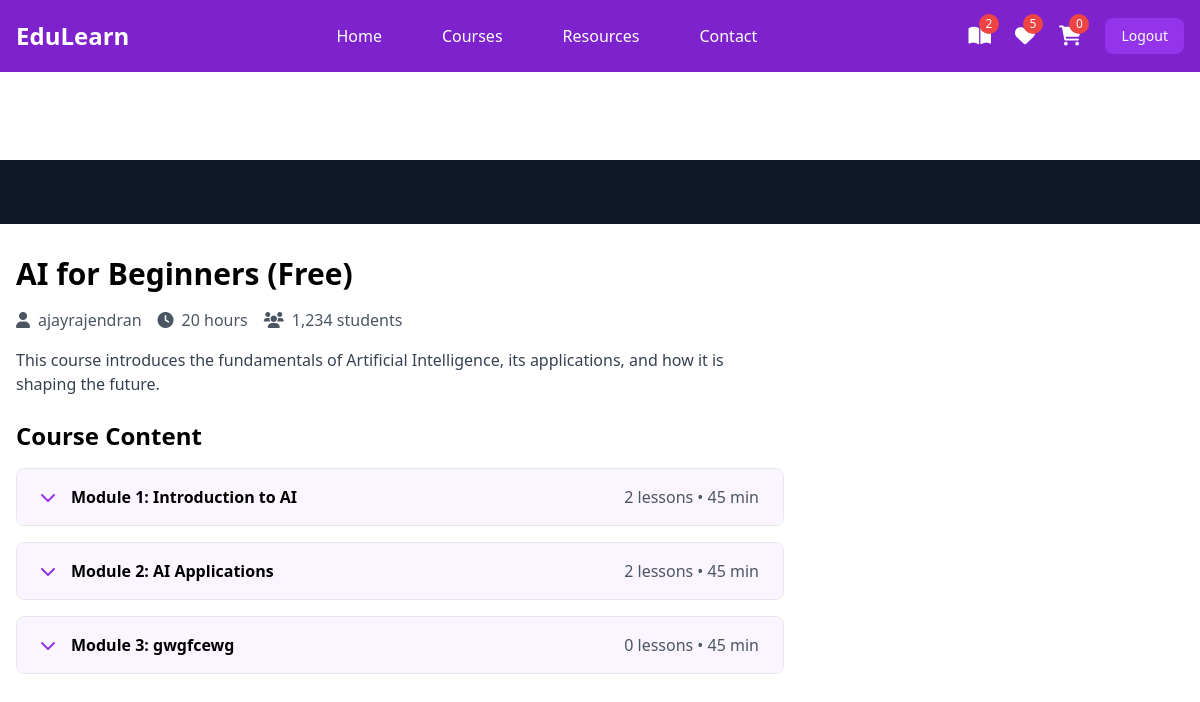
The page /courses/5/watch/ (signed in) on the database its author committed.
### instructor/models.py (models this page shows, shortened)
class User(AbstractUser):
    ROLE_CHOICES =(
        ("instructor","Instructor"),
        ("student","Student")
    )
    role=models.CharField(max_length=20,choices=ROLE_CHOICES,default="student")

class Course(models.Model):
    title=models.CharField(max_length=200)
    description=models.TextField()
    price=models.DecimalField(decimal_places=2,max_digits=7)
    owner=models.ForeignKey(User,on_delete=models.SET_NULL,related_name="courses",null=True)
    is_free=models.BooleanField(default=False)
    picture=models.ImageField(upload_to="courseimages",null=True,blank=True,default="courseimages/default.png")
    thumbnail=EmbedVideoField()
    category_objects=models.ManyToManyField(Category)
    created_at=models.DateTimeField(auto_now_add=True)
    updated_at=models.DateTimeField(auto_now=True)

class Module(models.Model):
    title=models.CharField(max_length=200)
    course_object=models.ForeignKey(Course,on_delete=models.CASCADE,related_name="modules")
    order=models.PositiveIntegerField()

### student/views.py (the view)
# urls.py: path('courses/<int:pk>/watch/',views.LessonDetailView.as_view(),name="lesson-detail"),
@method_decorator(signin_required,name="dispatch")
class LessonDetailView(View):
    def get(self,request,*args,**kwargs):
        course_id=kwargs.get("pk")
        course_instance=Course.objects.get(id=course_id)
        purchased_courses=request.user.purchase.filter(is_paid=True).values_list("course_objects",flat=True)
        if course_instance.id not in purchased_courses:
            return redirect("student-index")
        if "module" in request.GET:
            module_id=request.GET.get("module")
        else:
            module_id=course_instance.modules.first().id
        module_instance=Module.objects.get(id=module_id,course_object=course_instance)
        lesson_id=request.GET.get("lesson") if "lesson" in request.GET else module_instance.lessons.first().id
        lesson_instance=Lesson.objects.get(id=lesson_id,module_object=module_instance)
        return render(request,"lesson_detail.html",{"course":course_instance,"lesson":lesson_instance})

### student/context_processors.py (called while the page is built)
def course_context(request):
    count=0
    if request.user.is_authenticated:
        orders=request.user.purchase.filter(is_paid=True)
        count=len([c for o in orders for c in o.course_objects.all()])
    return {"count":count}

### student/templates/lesson_detail.html (shortened to what this page needs)
{%extends 'base.html'%}
{% load embed_video_tags %}
{%block main_block%}
<div class="pt-20">
    <div class="bg-gray-900 w-full">
        <div class="max-w-screen-xl mx-auto px-4 py-8">
        </div>
    </div>
    <div class="max-w-screen-xl mx-auto px-4 py-8 grid grid-cols-1 lg:grid-cols-3 gap-8">
        <div class="lg:col-span-2">
            <h1 class="text-3xl font-bold mb-4">{{course.title}}</h1>
            <div class="flex items-center mb-4 text-gray-600">
                <span class="mr-4"><i class="fas fa-user mr-2"></i>{{course.owner}}</span>
                <span class="mr-4"><i class="fas fa-clock mr-2"></i>20 hours</span>
                <span><i class="fas fa-users mr-2"></i>1,234 students</span>
            </div>
            <p class="text-gray-700 mb-6">{{course.description}}</p>
            <div class="space-y-4">
                <h2 class="text-2xl font-bold mb-4">Course Content</h2>
                {%for module in course.modules.all%}
                <div class="border rounded-lg overflow-hidden">
                    <button class="w-full px-6 py-4 bg-purple-50 hover:bg-purple-100 flex items-center justify-between" onclick="toggleModule('module{{forloop.counter}}')">
                        <div class="flex items-center">
                            <i class="fas fa-chevron-down mr-4 text-purple-600"></i>
                            <span class="font-semibold">Module {{module.order}}: {{module.title}}</span>
                        </div>
                        <span class="text-gray-600">{{module.lessons.all.count}} lessons • 45 min</span>
                    </button>
                </div>
                {%endfor%}
            </div>
        </div>
    </div>
 </div>
{%endblock%}

### student/templates/base.html (shortened to what this page needs)
<!DOCTYPE html>
<html lang="en">
<head>
    <script src="https://cdn.tailwindcss.com"></script>
    <link href="https://cdnjs.cloudflare.com/ajax/libs/font-awesome/6.0.0/css/all.min.css" rel="stylesheet">
</head>
<body>
    <nav class="bg-purple-700 fixed w-full z-20 top-0 left-0">
        <div class="max-w-screen-xl flex flex-wrap items-center justify-between mx-auto p-4">
            <a href="#" class="flex items-center">
                <span class="self-center text-2xl font-semibold text-white">EduLearn</span>
            </a>
            <div class="items-center justify-between hidden w-full md:flex md:w-auto md:order-1">
                <ul class="flex flex-col p-4 md:p-0 mt-4 font-medium md:flex-row md:space-x-8 md:mt-0">
                    <li><a href="#" class="block py-2 pl-3 pr-4 text-white hover:text-purple-200">Home</a></li>
                    <li><a href="{%url 'mycourses'%}" class="block py-2 pl-3 pr-4 text-white hover:text-purple-200">Courses</a></li>
                    <li><a href="#" class="block py-2 pl-3 pr-4 text-white hover:text-purple-200">Resources</a></li>
                    <li><a href="#" class="block py-2 pl-3 pr-4 text-white hover:text-purple-200">Contact</a></li>
                </ul>
            </div>
            <div class="flex items-center space-x-6 md:order-2">
                <div class="relative group">
                    <a href="#" class="text-white hover:text-purple-200">
                        <i class="fas fa-book-open text-xl"></i>
                        <span class="absolute -top-2 -right-2 bg-red-500 text-white text-xs rounded-full h-5 w-5 flex items-center justify-center">{{count}}</span>
                    </a>
                </div>
                <div class="relative group">
                    <a href="#" class="text-white hover:text-purple-200">
                        <i class="fas fa-heart text-xl"></i>
                        <span class="absolute -top-2 -right-2 bg-red-500 text-white text-xs rounded-full h-5 w-5 flex items-center justify-center">5</span>
                    </a>
                </div>
                <div class="relative group">
                    <a href="{%url 'cart-summary'%}" class="text-white hover:text-purple-200">
                        <i class="fas fa-shopping-cart text-xl"></i>
                        <span class="absolute -top-2 -right-2 bg-red-500 text-white text-xs rounded-full h-5 w-5 flex items-center justify-center">{{request.user.basket.all.count}}</span>
                    </a>
                </div>
                <a href="{%url 'signout'%}"><button class="text-white bg-purple-600 hover:bg-purple-800 focus:ring-4 focus:outline-none focus:ring-purple-300 font-medium rounded-lg text-sm px-4 py-2 text-center">Logout</button></a>
            </div>
        </div>
    </nav>
    <div class="mt-20">
        {%block main_block%}
        {%endblock%}
    </div>
</body>
</html>

### rows shown on the page
User: user.basket.all.count "0"
Course: title "AI for Beginners (Free)", owner "ajayrajendran", description "This course introduces the fundamentals of Artificial Intelligence, its applications, and how it is shaping the future."
Module: order "1", title "Introduction to AI", lessons.all.count "2"
Module: order "2", title "AI Applications", lessons.all.count "2"
Module: order "3", title "gwgfcewg", lessons.all.count "0"

### other values the page prints
{{ count }} "2"
